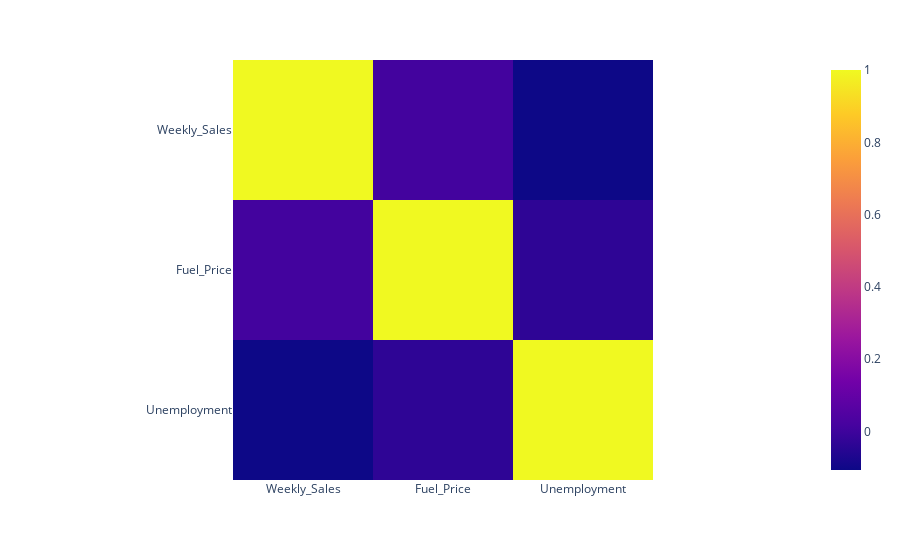

The code cell stored with this chart in its notebook:
### Markdown cell above
# Ejrcicio 3: Análisis de Factores Externos (2 puntos)

a) Explora la relación entre el precio de combustible $Fuel Price$, la tasa de desempleo $Unemployment$ y las ventas semanales $Weekly Sales$. ¿Existe alguna correlación significativa? Genera dos gráficos de dispersión (scatter plot) para ilustrarlo. (1 puntos)

### Code cell
df2 = df_cleaned.drop("Store", axis=1)
df3 = df2.drop("Date", axis=1)
df4 = df3.drop("Holiday_Flag", axis=1)
df5 = df4.drop("Temperature", axis=1)
df6 = df5.drop("CPI", axis=1)
df7 = df6.drop("target", axis=1)

print(df7.corr())
px.imshow(df7.corr())

### Figure 1 — Plotly figure (JSON) as saved in the notebook; plotly's stock layout.template omitted (floating-point values rounded to 4 significant figures)
{"data": [{"coloraxis": "coloraxis", "hovertemplate": "x: %{x}<br>y: %{y}<br>color: %{z}<extra></extra>", "name": "0", "type": "heatmap", "x": ["Weekly_Sales", "Fuel_Price", "Unemployment"], "xaxis": "x", "y": ["Weekly_Sales", "Fuel_Price", "Unemployment"], "yaxis": "y", "z": [[1, 0.009586, -0.1061], [0.009586, 1, -0.03476], [-0.1061, -0.03476, 1]]}], "layout": {"coloraxis": {"colorscale": [[0, "#0d0887"], [0.1111, "#46039f"], [0.2222, "#7201a8"], [0.3333, "#9c179e"], [0.4444, "#bd3786"], [0.5556, "#d8576b"], [0.6667, "#ed7953"], [0.7778, "#fb9f3a"], [0.8889, "#fdca26"], [1, "#f0f921"]]}, "margin": {"t": 60}, "xaxis": {"anchor": "y", "constrain": "domain", "domain": [0, 1], "scaleanchor": "y"}, "yaxis": {"anchor": "x", "autorange": "reversed", "constrain": "domain", "domain": [0, 1]}}}
